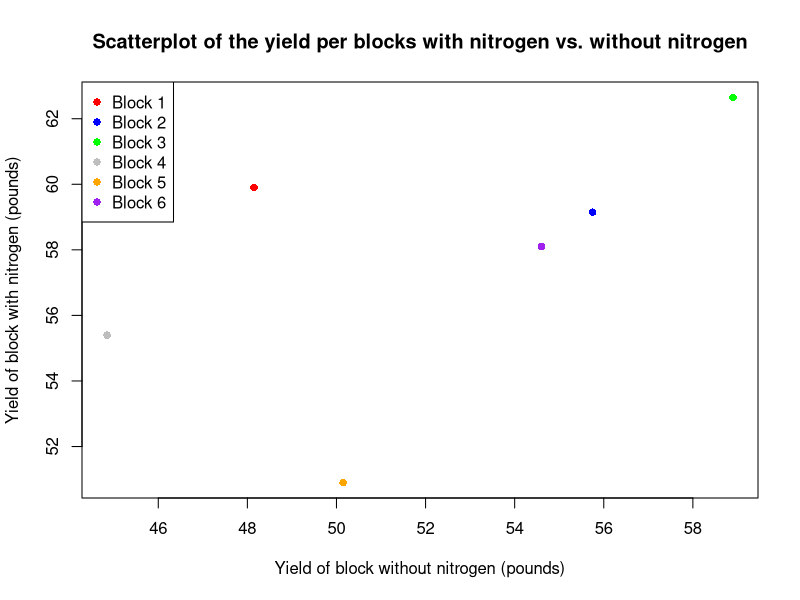

This chart was generated by the following R code:
N0 = numeric(6)
N1 = numeric(6)

for (i in 1:6) {
  block = npk[npk$block == i,]
  blockN0 = block[block$N == 0,]
  blockN1 = block[block$N == 1,]
  N0[i] = mean(blockN0$yield)
  N1[i] = mean(blockN1$yield)
}

png(file="exercise-4/graphs/exercise-4-b-plot-nitrogen.png", width=600, height=400)
plot(N0, N1,
     main="Scatterplot of the yield per blocks with nitrogen vs. without nitrogen",
     xlab="Yield of block without nitrogen (pounds)",
     ylab="Yield of block with nitrogen (pounds)",
     col=c("red", "blue", "green", "grey", "orange", "purple")[1:6],
     pch=16)
legend("topleft", 
       legend=c("Block 1", "Block 2", "Block 3", "Block 4", "Block 5", "Block 6"),
       col=c("red", "blue", "green", "grey", "orange", "purple"), pch=16)
dev.off()
